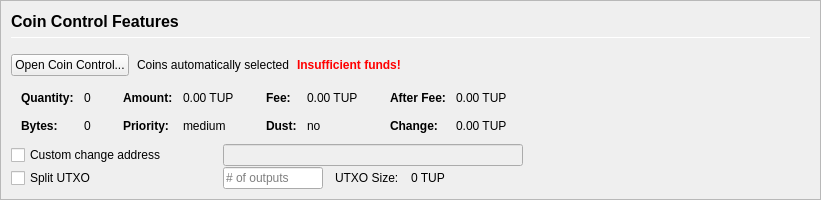
         <widget class="QFrame" name="frameCoinControl">
          <property name="sizePolicy">
           <sizepolicy hsizetype="Expanding" vsizetype="Expanding">
            <horstretch>0</horstretch>
            <verstretch>0</verstretch>
           </sizepolicy>
          </property>
          <property name="maximumSize">
           <size>
            <width>16777215</width>
            <height>16777215</height>
           </size>
          </property>
          <property name="frameShape">
           <enum>QFrame::StyledPanel</enum>
          </property>
          <property name="frameShadow">
           <enum>QFrame::Sunken</enum>
          </property>
          <layout class="QVBoxLayout" name="verticalLayoutCoinControl2">
           <property name="spacing">
            <number>0</number>
           </property>
           <property name="margin">
            <number>0</number>
           </property>
           <item>
            <widget class="QFrame" name="frameCoinControl_BG">
             <layout class="QVBoxLayout" name="verticalLayoutCoinControl" stretch="0,0,0,0,0,0">
              <property name="spacing">
               <number>1</number>
              </property>
              <property name="leftMargin">
               <number>10</number>
              </property>
              <property name="topMargin">
               <number>10</number>
              </property>
              <item>
               <layout class="QHBoxLayout" name="horizontalLayoutCoinControl1">
                <property name="bottomMargin">
                 <number>15</number>
                </property>
                <item>
                 <layout class="QVBoxLayout" name="verticalLayout_3">
                  <property name="spacing">
                   <number>6</number>
                  </property>
                  <item>
                   <widget class="QLabel" name="labelCoinControlFeatures">
                    <property name="sizePolicy">
                     <sizepolicy hsizetype="Preferred" vsizetype="Maximum">
                      <horstretch>0</horstretch>
                      <verstretch>0</verstretch>
                     </sizepolicy>
                    </property>
                    <property name="minimumSize">
                     <size>
                      <width>0</width>
                      <height>20</height>
                     </size>
                    </property>
                    <property name="font">
                     <font>
                      <pointsize>12</pointsize>
                      <weight>75</weight>
                      <bold>true</bold>
                     </font>
                    </property>
                    <property name="styleSheet">
                     <string notr="true">font-weight:bold;</string>
                    </property>
                    <property name="text">
                     <string>Coin Control Features</string>
                    </property>
                   </widget>
                  </item>
                  <item>
                   <widget class="Line" name="line">
                    <property name="minimumSize">
                     <size>
                      <width>0</width>
                      <height>1</height>
                     </size>
                    </property>
                    <property name="maximumSize">
                     <size>
                      <width>16777215</width>
                      <height>1</height>
                     </size>
                    </property>
                    <property name="orientation">
                     <enum>Qt::Horizontal</enum>
                    </property>
                   </widget>
                  </item>
                 </layout>
                </item>
               </layout>
              </item>
              <item>
               <layout class="QHBoxLayout" name="horizontalLayoutCoinControl2" stretch="0,0,0,0">
                <property name="spacing">
                 <number>8</number>
                </property>
                <property name="bottomMargin">
                 <number>10</number>
                </property>
                <item>
                 <widget class="QPushButton" name="pushButtonCoinControl">
                  <property name="styleSheet">
                   <string notr="true"/>
                  </property>
                  <property name="text">
                   <string>Open Coin Control...</string>
                  </property>
                  <property name="autoDefault">
                   <bool>false</bool>
                  </property>
                 </widget>
                </item>
                <item>
                 <widget class="QLabel" name="labelCoinControlAutomaticallySelected">
                  <property name="text">
                   <string>Coins automatically selected</string>
                  </property>
                  <property name="margin">
                   <number>5</number>
                  </property>
                 </widget>
                </item>
                <item>
                 <widget class="QLabel" name="labelCoinControlInsuffFunds">
                  <property name="font">
                   <font>
                    <weight>75</weight>
                    <bold>true</bold>
                   </font>
                  </property>
                  <property name="styleSheet">
                   <string notr="true">color:red;font-weight:bold;</string>
                  </property>
                  <property name="text">
                   <string>Insufficient funds!</string>
                  </property>
                  <property name="margin">
                   <number>5</number>
                  </property>
                 </widget>
                </item>
                <item>
                 <spacer name="horizontalSpacerCoinControl">
                  <property name="orientation">
                   <enum>Qt::Horizontal</enum>
                  </property>
                  <property name="sizeHint" stdset="0">
                   <size>
                    <width>40</width>
                    <height>1</height>
                   </size>
                  </property>
                 </spacer>
                </item>
               </layout>
              </item>
              <item>
               <widget class="QWidget" name="widgetCoinControl" native="true">
                <property name="sizePolicy">
                 <sizepolicy hsizetype="Preferred" vsizetype="Preferred">
                  <horstretch>0</horstretch>
                  <verstretch>0</verstretch>
                 </sizepolicy>
                </property>
                <property name="minimumSize">
                 <size>
                  <width>0</width>
                  <height>0</height>
                 </size>
                </property>
                <property name="styleSheet">
                 <string notr="true"/>
                </property>
                <layout class="QHBoxLayout" name="horizontalLayoutCoinControl5">
                 <property name="margin">
                  <number>0</number>
                 </property>
                 <item>
                  <layout class="QHBoxLayout" name="horizontalLayoutCoinControl3" stretch="0,0,0,1">
                   <property name="spacing">
                    <number>20</number>
                   </property>
                   <property name="topMargin">
                    <number>0</number>
                   </property>
                   <property name="bottomMargin">
                    <number>10</number>
                   </property>
                   <item>
                    <layout class="QFormLayout" name="formLayoutCoinControl1">
                     <property name="horizontalSpacing">
                      <number>10</number>
                     </property>
                     <property name="verticalSpacing">
                      <number>14</number>
                     </property>
                     <property name="leftMargin">
                      <number>10</number>
                     </property>
                     <property name="topMargin">
                      <number>4</number>
                     </property>
                     <property name="rightMargin">
                      <number>6</number>
                     </property>
                     <item row="0" column="0">
                      <widget class="QLabel" name="labelCoinControlQuantityText">
                       <property name="font">
                        <font>
                         <weight>75</weight>
                         <bold>true</bold>
                        </font>
                       </property>
                       <property name="text">
                        <string>Quantity:</string>
                       </property>
                       <property name="margin">
                        <number>0</number>
                       </property>
                      </widget>
                     </item>
                     <item row="0" column="1">
                      <widget class="QLabel" name="labelCoinControlQuantity">
                       <property name="cursor">
                        <cursorShape>IBeamCursor</cursorShape>
                       </property>
                       <property name="contextMenuPolicy">
                        <enum>Qt::ActionsContextMenu</enum>
                       </property>
                       <property name="text">
                        <string notr="true">0</string>
                       </property>
                       <property name="margin">
                        <number>0</number>
                       </property>
                       <property name="textInteractionFlags">
                        <set>Qt::LinksAccessibleByMouse|Qt::TextSelectableByKeyboard|Qt::TextSelectableByMouse</set>
                       </property>
                      </widget>
                     </item>
                     <item row="1" column="0">
                      <widget class="QLabel" name="labelCoinControlBytesText">
                       <property name="font">
                        <font>
                         <weight>75</weight>
                         <bold>true</bold>
                        </font>
                       </property>
                       <property name="text">
                        <string>Bytes:</string>
                       </property>
                      </widget>
                     </item>
                     <item row="1" column="1">
                      <widget class="QLabel" name="labelCoinControlBytes">
                       <property name="cursor">
                        <cursorShape>IBeamCursor</cursorShape>
                       </property>
                       <property name="contextMenuPolicy">
                        <enum>Qt::ActionsContextMenu</enum>
                       </property>
                       <property name="text">
                        <string notr="true">0</string>
                       </property>
                       <property name="textInteractionFlags">
                        <set>Qt::LinksAccessibleByMouse|Qt::TextSelectableByKeyboard|Qt::TextSelectableByMouse</set>
                       </property>
                      </widget>
                     </item>
                    </layout>
                   </item>
                   <item>
                    <layout class="QFormLayout" name="formLayoutCoinControl2">
                     <property name="horizontalSpacing">
                      <number>10</number>
                     </property>
                     <property name="verticalSpacing">
                      <number>14</number>
                     </property>
                     <property name="leftMargin">
                      <number>6</number>
                     </property>
                     <property name="topMargin">
                      <number>4</number>
                     </property>
                     <property name="rightMargin">
                      <number>6</number>
                     </property>
                     <item row="0" column="0">
                      <widget class="QLabel" name="labelCoinControlAmountText">
                       <property name="font">
                        <font>
                         <weight>75</weight>
                         <bold>true</bold>
                        </font>
                       </property>
                       <property name="text">
                        <string>Amount:</string>
                       </property>
                       <property name="margin">
                        <number>0</number>
                       </property>
                      </widget>
                     </item>
                     <item row="0" column="1">
                      <widget class="QLabel" name="labelCoinControlAmount">
                       <property name="cursor">
                        <cursorShape>IBeamCursor</cursorShape>
                       </property>
                       <property name="contextMenuPolicy">
                        <enum>Qt::ActionsContextMenu</enum>
                       </property>
                       <property name="text">
                        <string notr="true">0.00 TUP</string>
                       </property>
                       <property name="textInteractionFlags">
                        <set>Qt::LinksAccessibleByMouse|Qt::TextSelectableByKeyboard|Qt::TextSelectableByMouse</set>
                       </property>
                      </widget>
                     </item>
                     <item row="1" column="0">
                      <widget class="QLabel" name="labelCoinControlPriorityText">
                       <property name="font">
                        <font>
                         <weight>75</weight>
                         <bold>true</bold>
                        </font>
                       </property>
                       <property name="text">
                        <string>Priority:</string>
                       </property>
                      </widget>
                     </item>
                     <item row="1" column="1">
                      <widget class="QLabel" name="labelCoinControlPriority">
                       <property name="cursor">
                        <cursorShape>IBeamCursor</cursorShape>
                       </property>
                       <property name="contextMenuPolicy">
                        <enum>Qt::ActionsContextMenu</enum>
                       </property>
                       <property name="text">
                        <string>medium</string>
                       </property>
                       <property name="textInteractionFlags">
                        <set>Qt::LinksAccessibleByMouse|Qt::TextSelectableByKeyboard|Qt::TextSelectableByMouse</set>
                       </property>
                      </widget>
                     </item>
                    </layout>
                   </item>
                   <item>
                    <layout class="QFormLayout" name="formLayoutCoinControl3">
                     <property name="horizontalSpacing">
                      <number>10</number>
                     </property>
                     <property name="verticalSpacing">
                      <number>14</number>
                     </property>
                     <property name="leftMargin">
                      <number>6</number>
                     </property>
                     <property name="topMargin">
                      <number>4</number>
                     </property>
                     <property name="rightMargin">
                      <number>6</number>
                     </property>
                     <item row="0" column="0">
                      <widget class="QLabel" name="labelCoinControlFeeText">
                       <property name="font">
                        <font>
                         <weight>75</weight>
                         <bold>true</bold>
                        </font>
                       </property>
                       <property name="text">
                        <string>Fee:</string>
                       </property>
                       <property name="margin">
                        <number>0</number>
                       </property>
                      </widget>
                     </item>
                     <item row="0" column="1">
                      <widget class="QLabel" name="labelCoinControlFee">
                       <property name="cursor">
                        <cursorShape>IBeamCursor</cursorShape>
                       </property>
                       <property name="contextMenuPolicy">
                        <enum>Qt::ActionsContextMenu</enum>
                       </property>
                       <property name="text">
                        <string notr="true">0.00 TUP</string>
                       </property>
                       <property name="textInteractionFlags">
                        <set>Qt::LinksAccessibleByMouse|Qt::TextSelectableByKeyboard|Qt::TextSelectableByMouse</set>
                       </property>
                      </widget>
                     </item>
                     <item row="1" column="0">
                      <widget class="QLabel" name="labelCoinControlLowOutputText">
                       <property name="font">
                        <font>
                         <weight>75</weight>
                         <bold>true</bold>
                        </font>
                       </property>
                       <property name="text">
                        <string>Dust:</string>
                       </property>
                      </widget>
                     </item>
                     <item row="1" column="1">
                      <widget class="QLabel" name="labelCoinControlLowOutput">
                       <property name="cursor">
                        <cursorShape>IBeamCursor</cursorShape>
                       </property>
                       <property name="contextMenuPolicy">
                        <enum>Qt::ActionsContextMenu</enum>
                       </property>
                       <property name="text">
                        <string>no</string>
                       </property>
                       <property name="textInteractionFlags">
                        <set>Qt::LinksAccessibleByMouse|Qt::TextSelectableByKeyboard|Qt::TextSelectableByMouse</set>
                       </property>
                      </widget>
                     </item>
                    </layout>
                   </item>
                   <item>
                    <layout class="QFormLayout" name="formLayoutCoinControl4">
                     <property name="horizontalSpacing">
                      <number>10</number>
                     </property>
                     <property name="verticalSpacing">
                      <number>14</number>
                     </property>
                     <property name="leftMargin">
                      <number>6</number>
                     </property>
                     <property name="topMargin">
                      <number>4</number>
                     </property>
                     <property name="rightMargin">
                      <number>6</number>
                     </property>
                     <item row="0" column="0">
                      <widget class="QLabel" name="labelCoinControlAfterFeeText">
                       <property name="font">
                        <font>
                         <weight>75</weight>
                         <bold>true</bold>
                        </font>
                       </property>
                       <property name="text">
                        <string>After Fee:</string>
                       </property>
                       <property name="margin">
                        <number>0</number>
                       </property>
                      </widget>
                     </item>
                     <item row="0" column="1">
                      <widget class="QLabel" name="labelCoinControlAfterFee">
                       <property name="cursor">
                        <cursorShape>IBeamCursor</cursorShape>
                       </property>
                       <property name="contextMenuPolicy">
                        <enum>Qt::ActionsContextMenu</enum>
                       </property>
                       <property name="text">
                        <string notr="true">0.00 TUP</string>
                       </property>
                       <property name="textInteractionFlags">
                        <set>Qt::LinksAccessibleByMouse|Qt::TextSelectableByKeyboard|Qt::TextSelectableByMouse</set>
                       </property>
                      </widget>
                     </item>
                     <item row="1" column="0">
                      <widget class="QLabel" name="labelCoinControlChangeText">
                       <property name="font">
                        <font>
                         <weight>75</weight>
                         <bold>true</bold>
                        </font>
                       </property>
                       <property name="text">
                        <string>Change:</string>
                       </property>
                      </widget>
                     </item>
                     <item row="1" column="1">
                      <widget class="QLabel" name="labelCoinControlChange">
                       <property name="cursor">
                        <cursorShape>IBeamCursor</cursorShape>
                       </property>
                       <property name="contextMenuPolicy">
                        <enum>Qt::ActionsContextMenu</enum>
                       </property>
                       <property name="text">
                        <string notr="true">0.00 TUP</string>
                       </property>
                       <property name="textInteractionFlags">
                        <set>Qt::LinksAccessibleByMouse|Qt::TextSelectableByKeyboard|Qt::TextSelectableByMouse</set>
                       </property>
                      </widget>
                     </item>
                    </layout>
                   </item>
                  </layout>
                 </item>
                </layout>
               </widget>
              </item>
              <item>
               <layout class="QHBoxLayout" name="horizontalLayoutCoinControl4">
                <property name="spacing">
                 <number>12</number>
                </property>
                <property name="sizeConstraint">
                 <enum>QLayout::SetDefaultConstraint</enum>
                </property>
                <property name="topMargin">
                 <number>0</number>
                </property>
                <property name="rightMargin">
                 <number>0</number>
                </property>
                <item>
                 <widget class="QCheckBox" name="checkBoxCoinControlChange">
                  <property name="sizePolicy">
                   <sizepolicy hsizetype="Preferred" vsizetype="Preferred">
                    <horstretch>0</horstretch>
                    <verstretch>0</verstretch>
                   </sizepolicy>
                  </property>
                  <property name="minimumSize">
                   <size>
                    <width>200</width>
                    <height>0</height>
                   </size>
                  </property>
                  <property name="maximumSize">
                   <size>
                    <width>200</width>
                    <height>16777215</height>
                   </size>
                  </property>
                  <property name="toolTip">
                   <string>If this is activated, but the change address is empty or invalid, change will be sent to a newly generated address.</string>
                  </property>
                  <property name="text">
                   <string>Custom change address</string>
                  </property>
                 </widget>
                </item>
                <item>
                 <widget class="QValidatedLineEdit" name="lineEditCoinControlChange">
                  <property name="enabled">
                   <bool>false</bool>
                  </property>
                  <property name="sizePolicy">
                   <sizepolicy hsizetype="Preferred" vsizetype="Preferred">
                    <horstretch>0</horstretch>
                    <verstretch>0</verstretch>
                   </sizepolicy>
                  </property>
                  <property name="minimumSize">
                   <size>
                    <width>300</width>
                    <height>0</height>
                   </size>
                  </property>
                 </widget>
                </item>
                <item>
                 <widget class="QLabel" name="labelCoinControlChangeLabel">
                  <property name="sizePolicy">
                   <sizepolicy hsizetype="Preferred" vsizetype="Preferred">
                    <horstretch>0</horstretch>
                    <verstretch>0</verstretch>
                   </sizepolicy>
                  </property>
                  <property name="minimumSize">
                   <size>
                    <width>100</width>
                    <height>0</height>
                   </size>
                  </property>
                  <property name="text">
                   <string/>
                  </property>
                  <property name="margin">
                   <number>3</number>
                  </property>
                 </widget>
                </item>
               </layout>
              </item>
              <item>
               <layout class="QHBoxLayout" name="horizontalLayoutCoinControl6">
                <property name="spacing">
                 <number>12</number>
                </property>
                <property name="rightMargin">
                 <number>0</number>
                </property>
                <item>
                 <widget class="QCheckBox" name="splitBlockCheckBox">
                  <property name="sizePolicy">
                   <sizepolicy hsizetype="Preferred" vsizetype="Preferred">
                    <horstretch>0</horstretch>
                    <verstretch>0</verstretch>
                   </sizepolicy>
                  </property>
                  <property name="minimumSize">
                   <size>
                    <width>200</width>
                    <height>0</height>
                   </size>
                  </property>
                  <property name="maximumSize">
                   <size>
                    <width>200</width>
                    <height>16777215</height>
                   </size>
                  </property>
                  <property name="text">
                   <string>Split UTXO</string>
                  </property>
                 </widget>
                </item>
                <item>
                 <widget class="QLineEdit" name="splitBlockLineEdit">
                  <property name="sizePolicy">
                   <sizepolicy hsizetype="Preferred" vsizetype="Preferred">
                    <horstretch>50</horstretch>
                    <verstretch>0</verstretch>
                   </sizepolicy>
                  </property>
                  <property name="minimumSize">
                   <size>
                    <width>100</width>
                    <height>0</height>
                   </size>
                  </property>
                  <property name="maximumSize">
                   <size>
                    <width>100</width>
                    <height>16777215</height>
                   </size>
                  </property>
                  <property name="placeholderText">
                   <string># of outputs</string>
                  </property>
                 </widget>
                </item>
                <item>
                 <widget class="QLabel" name="labelBlockSizeText">
                  <property name="text">
                   <string>UTXO Size:</string>
                  </property>
                 </widget>
                </item>
                <item>
                 <widget class="QLabel" name="labelBlockSize">
                  <property name="text">
                   <string>0 TUP</string>
                  </property>
                 </widget>
                </item>
                <item>
                 <spacer name="horizontalSpacer_7">
                  <property name="orientation">
                   <enum>Qt::Horizontal</enum>
                  </property>
                  <property name="sizeHint" stdset="0">
                   <size>
                    <width>40</width>
                    <height>20</height>
                   </size>
                  </property>
                 </spacer>
                </item>
               </layout>
              </item>
              <item>
               <spacer name="verticalSpacerCoinControl">
                <property name="orientation">
                 <enum>Qt::Vertical</enum>
                </property>
                <property name="sizeHint" stdset="0">
                 <size>
                  <width>800</width>
                  <height>1</height>
                 </size>
                </property>
               </spacer>
              </item>
             </layout>
            </widget>
           </item>
          </layout>
         </widget>
